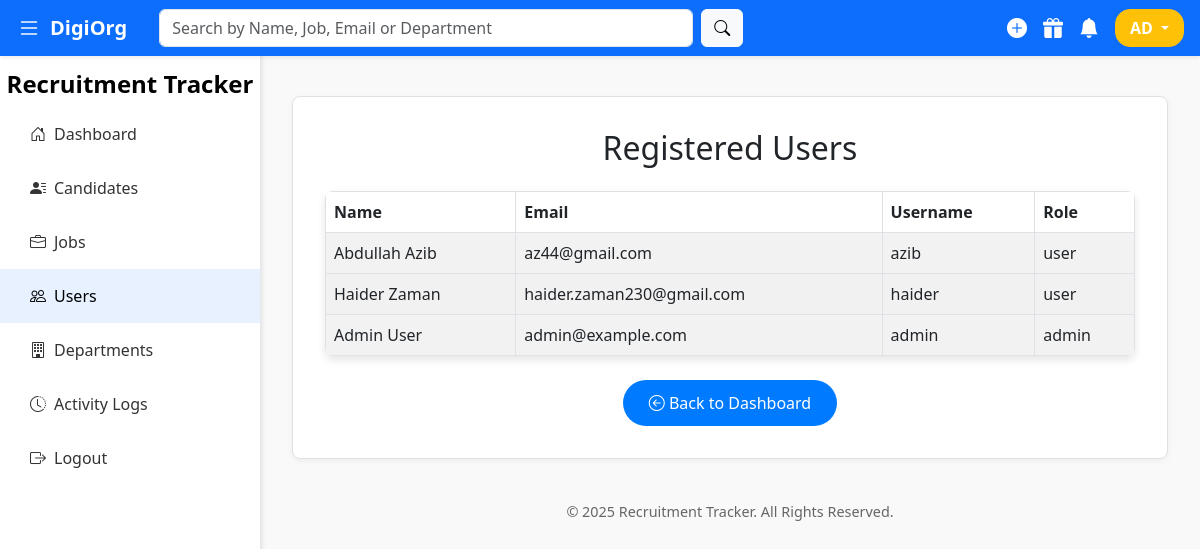
The app's page /admin/view_users.php (signed in) with its own data.
### tables this page shows
CREATE TABLE `users` (
  `id` int(11) NOT NULL,
  `name` varchar(100) NOT NULL,
  `email` varchar(100) NOT NULL,
  `username` varchar(50) NOT NULL,
  `password` varchar(255) NOT NULL,
  `role` enum('admin','user') NOT NULL DEFAULT 'user'
);

### admin/view_users.php (the view, shortened to what this page needs)
<?php
require_once('../config/db.php');
$users = mysqli_query($conn, "SELECT * FROM users ORDER BY id DESC");
?>
<!DOCTYPE html>
<html lang="en">
<head>
  <link href="https://cdn.jsdelivr.net/npm/bootstrap@5.3.0/dist/css/bootstrap.min.css" rel="stylesheet" />
  <link href="https://cdn.jsdelivr.net/npm/bootstrap-icons@1.10.5/font/bootstrap-icons.css" rel="stylesheet" />
</head>
<body>
<?php include('../partials/navbar.php'); ?>
<?php include('../partials/sidebar.php'); ?>
<div class="content" id="content">
  <div class="card-light">
    <h2 class="mb-4 text-center">Registered Users</h2>
    <?php if (mysqli_num_rows($users) === 0): ?>
      <p class="no-data">No users found.</p>
    <?php else: ?>
      <table class="table table-striped table-bordered">
        <thead>
          <tr>
            <th>Name</th>
            <th>Email</th>
            <th>Username</th>
            <th>Role</th>
          </tr>
        </thead>
        <tbody>
          <?php while ($user = mysqli_fetch_assoc($users)): ?>
            <tr>
              <td><?= htmlspecialchars($user['name']); ?></td>
              <td><?= htmlspecialchars($user['email']); ?></td>
              <td><?= htmlspecialchars($user['username']); ?></td>
              <td><?= htmlspecialchars($user['role']); ?></td>
            </tr>
          <?php endwhile; ?>
        </tbody>
      </table>
    <?php endif; ?>
    <div class="text-center mt-4">
      <a href="../dashboard.php" class="btn btn-custom"><i class="bi bi-arrow-left-circle"></i> Back to Dashboard</a>
    </div>
  </div>
  <div class="footer">
    <p>&copy; 2025 Recruitment Tracker. All Rights Reserved.</p>
  </div>
</div>
</body>
</html>

### admin/view_users.php (style rules this page uses)
.content { margin-left: 260px; padding: 6rem 2rem 2rem 2rem; transition: margin-left 0.3s ease; min-height: 100vh; background-color: #f9f9f9; display: flex; flex-direction: column; align-items: center; }
.card-light { background-color: #fff; border: 1px solid #dee2e6; border-radius: 8px; box-shadow: 0 2px 6px rgba(0,0,0,0.05); padding: 2rem; width: 100%; max-width: 1100px; }
table { width: 100%; border-collapse: collapse; border-radius: 8px; overflow: hidden; box-shadow: 0 4px 8px rgba(0,0,0,0.1); }
table th, table td { padding: 15px 20px; text-align: left; }
table th { background-color: #007bff; color: white; font-weight: bold; }
table td { background-color: #f9f9f9; color: #333; }
table tr:nth-child(even) td { background-color: #f1f1f1; }
.btn-custom { background-color: #007bff; color: white; border-radius: 30px; padding: 10px 25px; font-size: 1rem; transition: background-color 0.3s ease; }
.footer { text-align: center; padding: 10px 0; color: #666; font-size: 0.9rem; margin-top: 2rem; }

### records on screen
users: name "Abdullah Azib", email "az44@gmail.com", username "azib", role "user"
users: name "Haider Zaman", email "haider.zaman230@gmail.com", username "haider", role "user"
users: name "Admin User", email "admin@example.com", username "admin", role "admin"

### other values on screen
$initials "AD"
